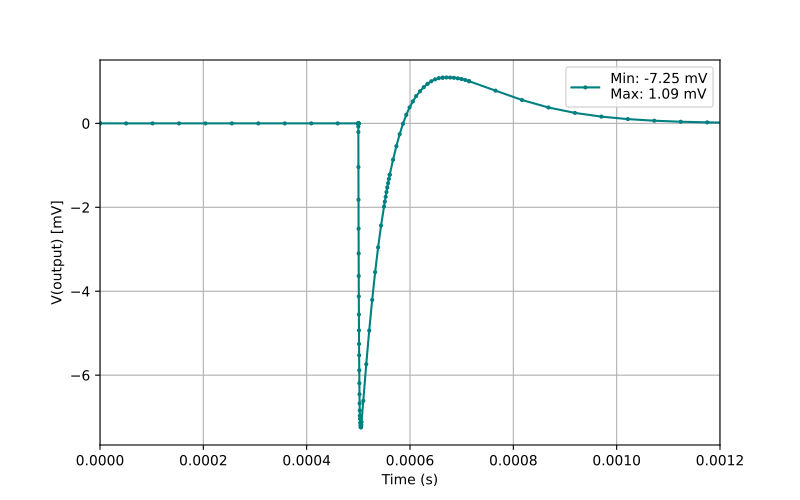

Reproduce this figure in Python.
import pandas as pd
import matplotlib.pyplot as plt

df = pd.read_csv("detector_test1.txt", sep="\t")  

df["V(output)"] *= 1000  

min_v = df["V(output)"].min()
max_v = df["V(output)"].max()
diff = max_v - min_v
print(f"Gesamt: {diff:.6f} mV")
print(f"Minimale Spannung: {min_v:.6f} mV")
print(f"Maximale Spannung: {max_v:.6f} mV")

plt.figure(figsize=(8, 5))
plt.plot(df["time"], df["V(output)"], marker='o', linestyle='-', markersize=2, color='teal', label=f"Min: {min_v:.2f} mV\nMax: {max_v:.2f} mV")
plt.xlabel("Time (s)")
plt.ylabel("V(output) [mV]") 
plt.xlim(0,0.0012)
#plt.title("Detektor Daten Plot in mV mit AD8091")
plt.grid(True)

plt.legend(loc="upper right")  # Legende in die obere rechte Ecke setzen
plt.savefig('AD8091.pdf')
plt.show()
